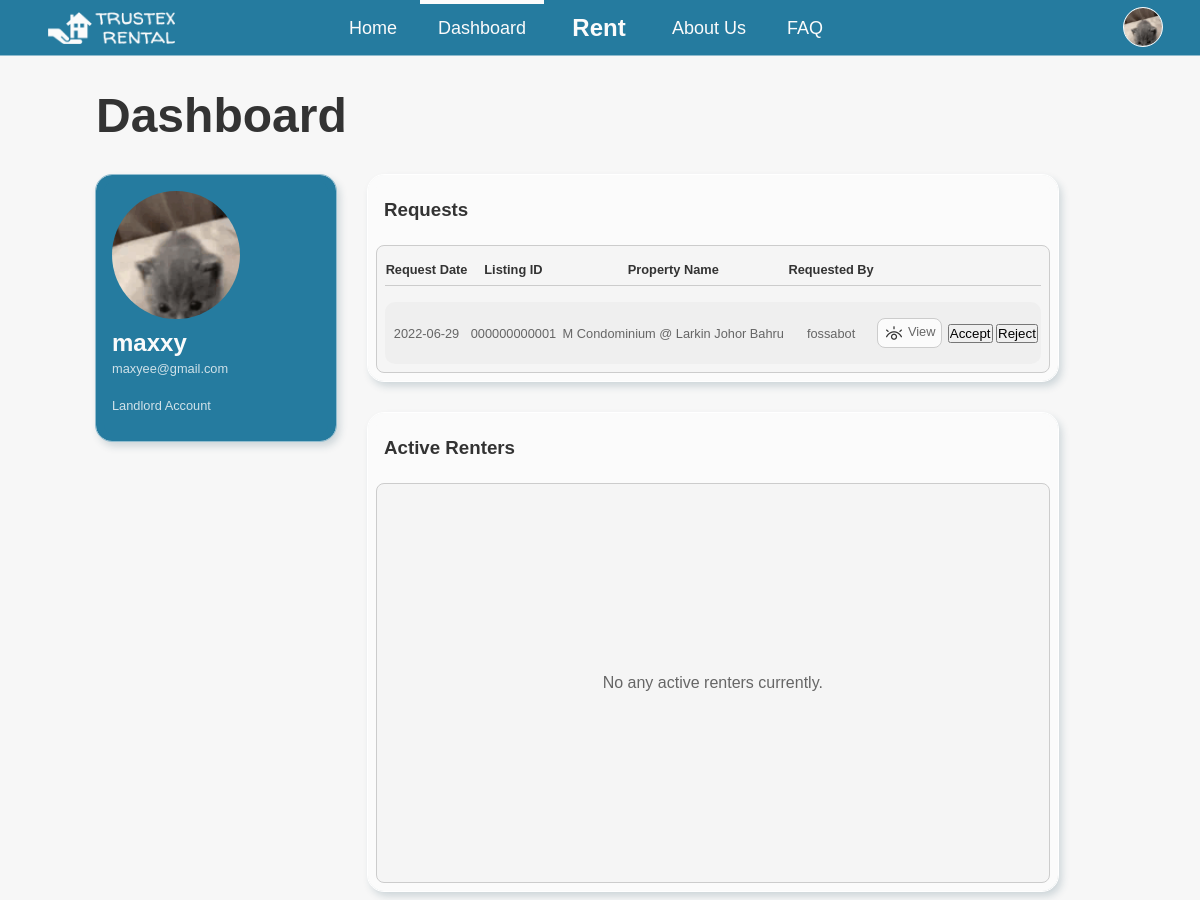
Page /dashboard-landlord.php (signed in, upper part) on the earlier database version.
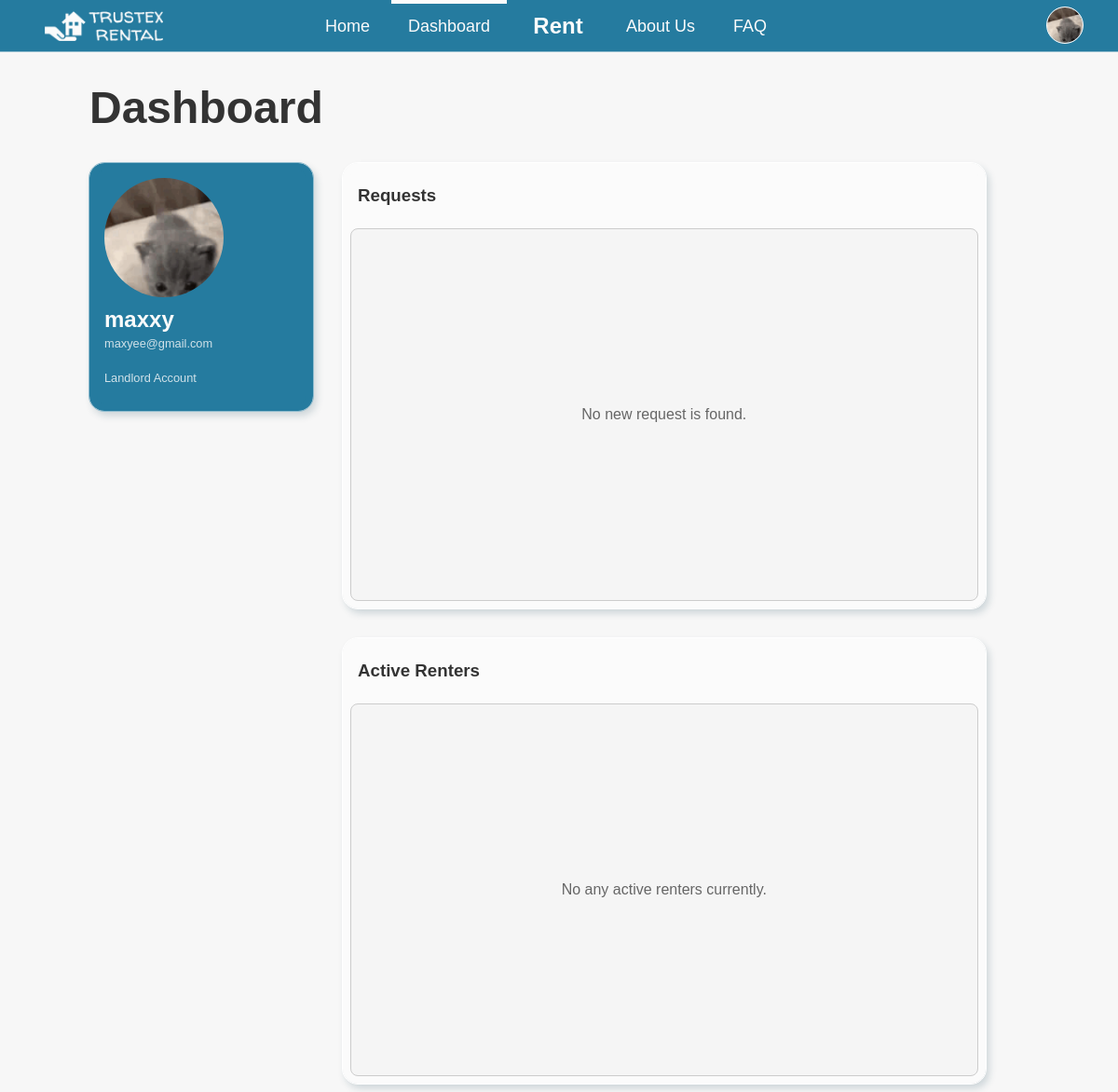
Same page on the later database version.
### tables this page shows
CREATE TABLE `request` (
  `ticketNo` int(8) NOT NULL,
  `userID` int(10) NOT NULL,
  `listingID` int(12) NOT NULL,
  `requestTimestamp` timestamp NOT NULL DEFAULT current_timestamp() ON UPDATE current_timestamp(),
  `rentStartDate` date DEFAULT NULL,
  `rentEndDate` date DEFAULT NULL,
  `rentDuration` int(2) NOT NULL,
  `rentNumTenants` int(2) NOT NULL,
  `requestStatus` varchar(32) NOT NULL DEFAULT 'Pending'
);

CREATE TABLE `user` (
  `userID` int(10) NOT NULL,
  `userName` varchar(32) NOT NULL,
  `userEmail` varchar(256) NOT NULL,
  `userPassword` varchar(256) NOT NULL,
  `userType` char(1) NOT NULL DEFAULT 'T',
  `userFName` varchar(32) NOT NULL,
  `userLName` varchar(32) NOT NULL,
  `userIC` varchar(12) NOT NULL,
  `userGender` char(1) NOT NULL,
  `userAddress` varchar(512) NOT NULL,
  `userPhoneNo` varchar(12) NOT NULL
);

### dashboard-landlord.php (the view, shortened to what the changed rows need)
<?php
  $id = $_SESSION['userID'];
  include("dbconnect.php");
  $sql = "SELECT * FROM user
          LEFT JOIN landlord ON landlord.userID = user.userID
          WHERE user.userID = $id";
  $result = mysqli_query($connect, $sql) or die ("Error: ".mysqli_error());
  $user = mysqli_fetch_assoc($result);
  $reg_no = $_SESSION['landlordRegNo'] = $user['landlordRegNo'];
  $username = $user['userName'];
  include("html/header.html");
?>
<!DOCTYPE html>
<html>
  <body id="dashboard">
    <div class="dashboard-container container-margin">
      <h1>Dashboard</h1>
      <div class="dashboard-content">
        <div class="container-left">
          <div class="account-info">
            <div class="account-profile">
              <h2><?php echo $username ?></h2>
              <p><?php echo $email ?></p><br>
              <p><?php echo $usertype ?> Account</p><br>
            </div>
          </div>
        </div>
        <div class="container-right">
          <div>
            <div class="dashboard-table-content">
              <?php
              include("dbconnect.php");
                $sql = "SELECT ticketNo, requestTimestamp, request.listingID, list.propertyName, user.userName
                        FROM request
                        LEFT JOIN user ON request.userID = user.userID
                        LEFT JOIN (
                          SELECT propertyName, listingID, landlordRegNo
                          FROM property, listing
                          WHERE listing.propertyID = property.propertyID
                        ) AS list ON request.listingID = list.listingID
                        WHERE list.landlordRegNo = '$reg_no' AND requestStatus = 'Pending'";
                $result = mysqli_query($connect, $sql) or die ("Error: ".mysqli_error());
                $numrows = mysqli_num_rows($result);
                if ($numrows > 0) {
              ?>
                  <div class="dashboard-table">
                    <table>
                      <tr class="no-hover">
                        <th>Request Date</th>
                        <th>Listing ID</th>
                        <th>Property Name</th>
                        <th>Requested By</th>
                        <th></th>
                        <th></th>
                      </tr>
                      <tr class="no-hover"><th class="th-border" colspan="6"></th></tr>
                      <?php
                      for ($i = 0; $request = mysqli_fetch_assoc($result); $i++) {
                          $location = "location.href='request.php?t=".$request['ticketNo']."&status=".$request['requestStatus']."'";
                      ?>
                        <tr ondblclick="<?php echo $location ?>" style="user-select: none;">
                          <td><?php echo date("Y-m-d",strtotime($request['requestTimestamp'])) ?></td>
                          <td><?php echo sprintf('%012d', $request['listingID']) ?></td>
                          <td><?php echo $request['propertyName'] ?></td>
                          <td><?php echo $request['userName'] ?></td>
                          <td>
                            <button class="view-button" onclick="<?php echo $location ?>">
                              <image class="icon view-icon" src="assets/icons/eye.png"><span>View</span>
                            </button>
                          </td>
                          <td>
                            <form method="POST" action="request-result.php">
                              <input type="submit" name="accept" value="Accept">
                              <input type="submit" name="reject" value="Reject">
                            </form>
                          </td>
                        </tr>
                      <?php
                        }
                      ?>
                    </table>
                  </div>
              <?php
                } else {
              ?>
                  <div class="dashboard-empty">
                    <div>
                      <p>No new request is found.</p>
                    </div>
                  </div>
              <?php
                }
              ?>
            </div>
          </div>
        </div>
      </div>
    </div>
  </body>
</html>

Differences in the rows shown:
removed request: requestTimestamp "2022-06-29", listingID "000000000001", propertyName "M Condominium @ Larkin Johor Bahru", userID.userName "fossabot"
Other differences:
text no longer shown: "Request Date Listing ID Property Name Requested By"
text now shown: "No new request is found."
